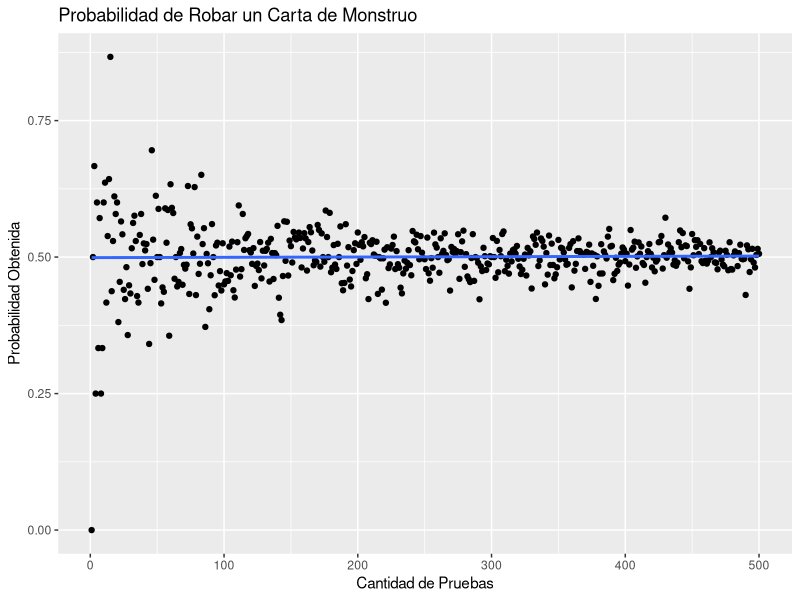

This figure's R source:
#Pregunta 1.2.1
library(ggplot2)

probabilidadRobarMonstruo <- function (repeticiones){
  mazo <- c("MO", "MO", "MO", "MO", "MO", "MO", "MO", "MO", "MO", "MO",
            "MO", "MO", "MO", "MO", "MO", "MO", "MO", "MO", "MO", "MO",
            "MA", "MA", "MA", "MA", "MA", "MA", "MA", "MA", "MA", "MA",
            "T", "T", "T", "T", "T", "T", "T", "T", "T", "T")
  probabilidades <- c()
  cantidadMonstruos <- 0.0
  
  for(r in 1:repeticiones){
    for(i in 1:r){
      indice <- sample(1:length(mazo), 1)
      if("MO" %in% mazo[indice]){
        cantidadMonstruos <- cantidadMonstruos + 1
      }
    }
    probabilidades <- c(probabilidades, cantidadMonstruos/r)
    cantidadMonstruos <- 0.0
  }
  return(probabilidades)
}
 
probs <- probabilidadRobarMonstruo(500)
indice <- seq(1, 500, 1)

datos <- data.frame(indice,probs)
 



# Basic scatter plot
ggplot(datos, aes(x=indice, y=probs)) + 
  geom_point() +
  geom_smooth(method=lm, se=FALSE) +
  labs(title="Probabilidad de Robar un Carta de Monstruo",
        x="Cantidad de Pruebas", y = "Probabilidad Obtenida")